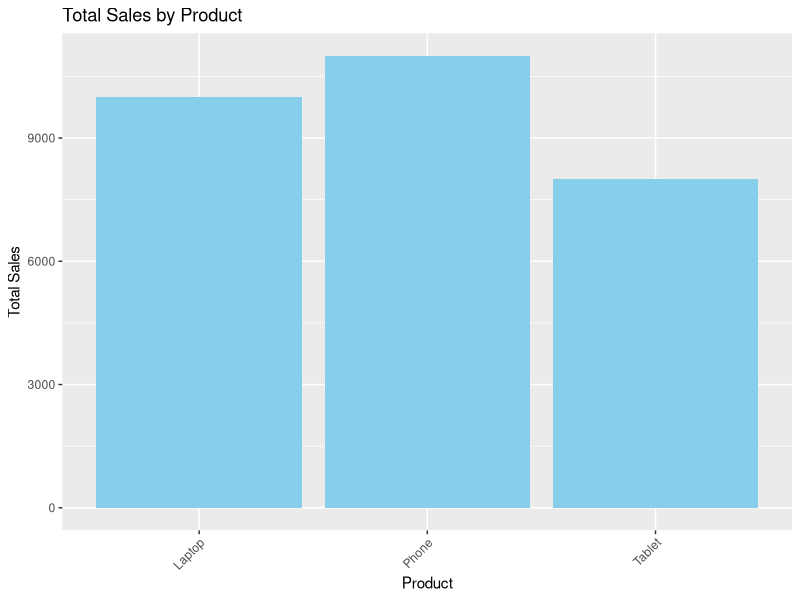
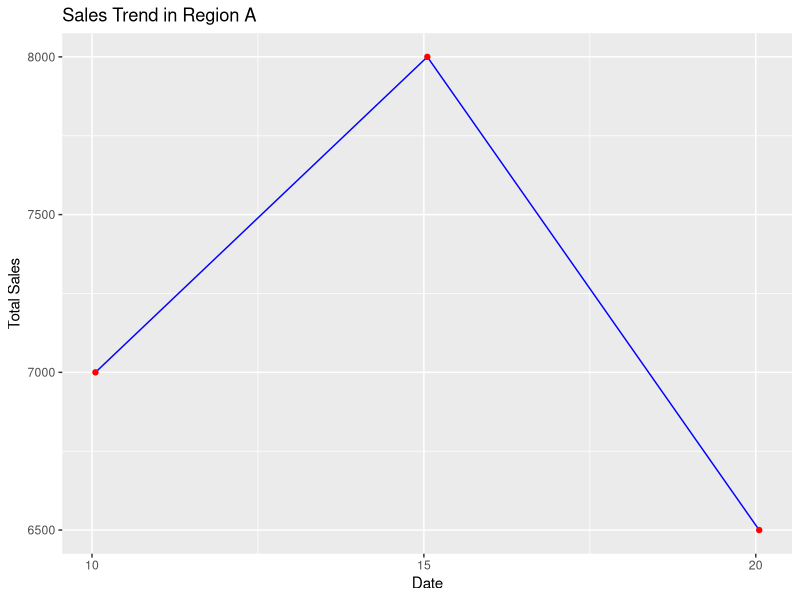

Recreate these plots in R, in order.
# Assuming you have sales_data.csv in your working directory

# Install and load necessary libraries
#if (!requireNamespace("ggplot2", quietly = TRUE)) {
#   install.packages("ggplot2")  # Uncomment to install ggplot2 if not already installed
# }
# if (!requireNamespace("dplyr", quietly = TRUE)) {
#   install.packages("dplyr")  # Uncomment to install dplyr if not already installed
# }

library(ggplot2)  # For data visualization
library(dplyr)    # For data manipulation

# a) Create a bar chart showing total sales for each Product.

# Load the sales data
sales_data <- read.csv("sales_data.csv")
head(sales_data)  # Display the first few rows of the dataset

# Calculate total sales per product
product_sales <- sales_data %>%
  group_by(Product) %>%
  summarise(Total_Sales = sum(Sales))

# Create bar chart
barplot <- ggplot(product_sales, aes(x = Product, y = Total_Sales)) +
  geom_bar(stat = "identity", fill = "skyblue") +
  labs(title = "Total Sales by Product",
       x = "Product",
       y = "Total Sales") +
  theme(axis.text.x = element_text(angle = 45, hjust = 1))  # Rotate x-axis labels for readability

print(barplot)  # Display the bar chart

# b) Create a line plot showing sales trends over time for a region.
# Assuming sales_data has a 'Date' column in a suitable date format
# and a 'Region' column.

# Load the sales data again (if needed)
sales_data <- read.csv("sales_data.csv")
sales_data$Date <- as.Date(sales_data$Date)  # Convert Date column to Date format

selected_region <- "Region A"  # Use the test region.

# Filter data for the selected region and summarize sales by date
region_data <- sales_data %>%
    filter(Region == selected_region) %>%
    group_by(Date) %>%
    summarise(Total_Sales = sum(Sales))

print(region_data)  # Print the data for the selected region
print(str(region_data))  # Print the structure of the summarized data

# Line Plot
line_plot <- ggplot(region_data, aes(x = Date, y = Total_Sales)) +
  geom_line(color = "blue") +
  geom_point(color = "red") +
  labs(title = paste("Sales Trend in", selected_region),
       x = "Date",
       y = "Total Sales")
print(line_plot)  # Display the line plot
